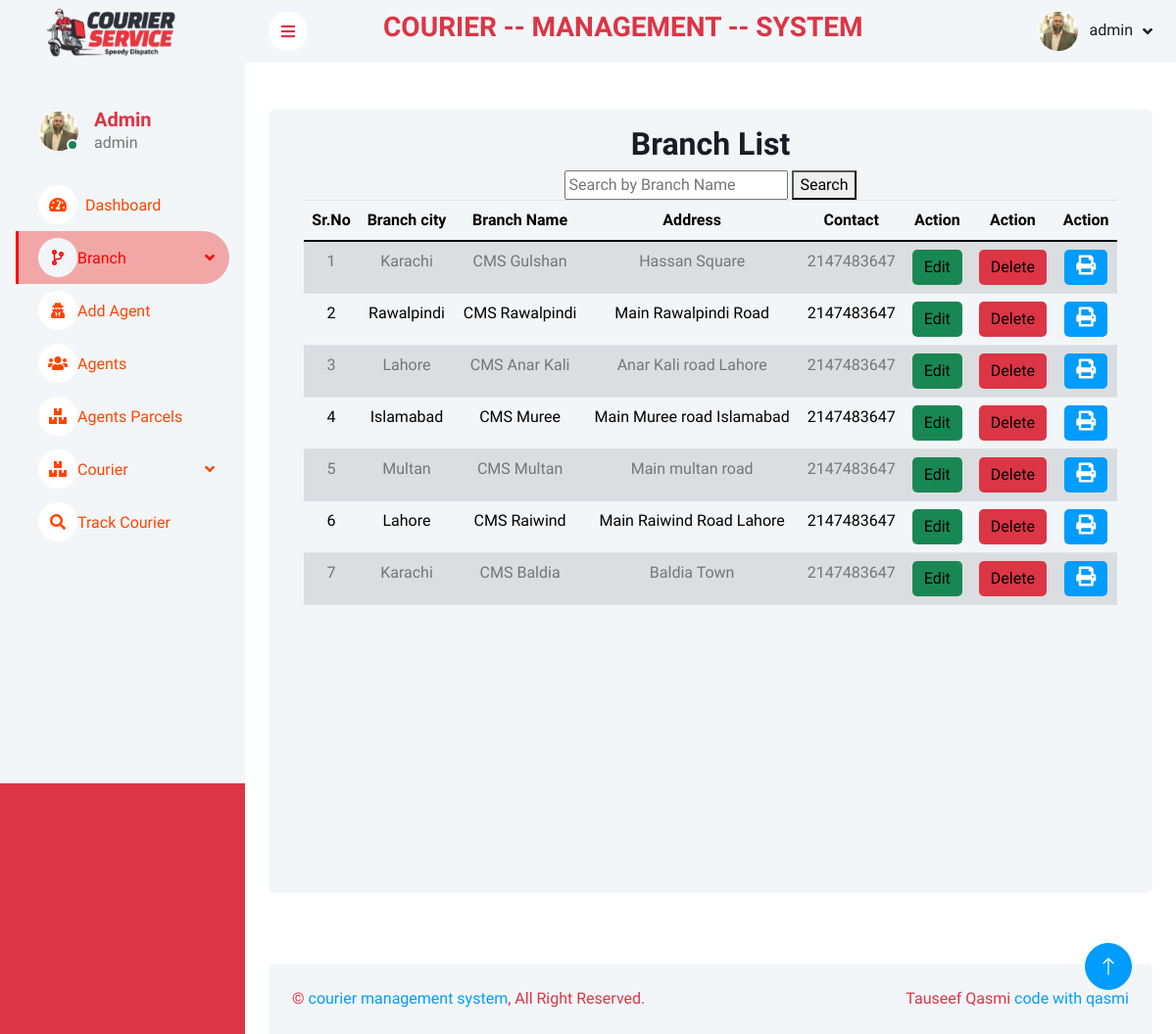
Screenshot of /viewBranch.php (signed in) with the database file from the repository.
### tables this page shows
CREATE TABLE `branch` (
  `b_id` int(10) NOT NULL,
  `b_name` varchar(50) NOT NULL,
  `b_address` varchar(50) NOT NULL,
  `b_phone` int(20) NOT NULL,
  `b_city` varchar(20) NOT NULL
);

### viewBranch.php (the view, shortened to what this page needs)
<?php
include("connection.php");
?>
<?php
include("header.php");
?>
<div class="container">
    <div class="row min-vh-100 bg-light rounded justify-content-center mx-0 m-5">
        <div class="col-md-12 text-center">
            <div class="container mt-3">
                <h2>Branch List</h2>
                <form action="<?php echo $_SERVER['PHP_SELF']; ?>" method="get">
                    <input type="text" name="search" placeholder="Search by Branch Name">
                    <button type="submit">Search</button>
                </form>
                <div class="table-responsive">
                    <table class="table table-striped">
                        <thead>
                            <tr>
                                <th>Sr.No</th>
                                <th>Branch city</th>
                                <th>Branch Name</th>
                                <th>Address</th>
                                <th>Contact</th>
                                <th>Action</th>
                                <th>Action</th>
                                <th>Action</th>
                            </tr>
                        </thead>
                        <tbody>
                            <?php
                            if (isset($_GET['search'])) {
                                $search = $_GET['search'];
                                $sql = "SELECT * FROM branch WHERE b_name LIKE '%$search%'";
                            } else {
                                $sql = "SELECT * FROM branch";
                            }
                            $stmt = $conn->prepare($sql);
                            $stmt->execute();
                            $result = $stmt->fetchAll(PDO::FETCH_ASSOC);
                            if (count($result) == 0) {
                            ?>
                                <script>
                                    alert("No branch found!");
                                    window.location.href = "viewBranch.php";
                                </script>
                                <?php
                            } else {
                                $i = 1;
                                foreach ($result as $data) {
                                ?>
                                    <tr>
                                        <td><?php echo $i; ?></td>
                                        <td><?php echo $data['b_city']; ?></td>
                                        <td><?php echo $data['b_name']; ?></td>
                                        <td><?php echo $data['b_address']; ?></td>
                                        <td><?php echo $data['b_phone']; ?></td>
                                        <td>
                                            <button class="btn btn-success border-0">
                                                <a href="editBranch.php?id=<?php echo $data['b_id']; ?>" style="text-decoration: none; color: black;">
                                                    Edit
                                                </a>
                                            </button>
                                        </td>
                                        <td>
                                            <button class="btn btn-danger border-0">
                                                <a href="deleteBranch.php?id=<?php echo $data['b_id']; ?>" style="text-decoration: none; color: black;" onclick="return confirm('Are you sure you want to delete this branch?')">Delete</a>
                                            </button>
                                        </td>
                                        <td>
                                            <button class="btn btn-primary border-0" onclick="printRow(this)">
                                                <i class="fa fa-print text-white" style="font-size: 20px;"></i>
                                            </button>
                                        </td>
                                    </tr>
                            <?php
                                    $i++;
                                }
                            }
                            ?>
                        </tbody>
                    </table>
                </div>
            </div>
        </div>
    </div>
</div>
<?php
include("footer.php");
?>

### css/style.css (style rules this page uses)
:root { --primary: red; --light: #F3F6F9; --dark: #191C24; }
.btn { transition: .5s; }
.btn.btn-primary { color: #FFFFFF; }

### header.php (style rules this page uses)
body { background-color: red; }

### rows the page displays
branch: b_city "Karachi", b_name "CMS Gulshan", b_address "Hassan Square", b_phone "2147483647"
branch: b_city "Rawalpindi", b_name "CMS Rawalpindi", b_address "Main Rawalpindi Road", b_phone "2147483647"
branch: b_city "Lahore", b_name "CMS Anar Kali", b_address "Anar Kali road Lahore", b_phone "2147483647"
branch: b_city "Islamabad", b_name "CMS Muree", b_address "Main Muree road Islamabad", b_phone "2147483647"
branch: b_city "Multan", b_name "CMS Multan", b_address "Main multan road", b_phone "2147483647"
branch: b_city "Lahore", b_name "CMS Raiwind", b_address "Main Raiwind Road Lahore", b_phone "2147483647"
branch: b_city "Karachi", b_name "CMS Baldia", b_address "Baldia Town", b_phone "2147483647"

### other values shown
$_SESSION['username'] "admin"
